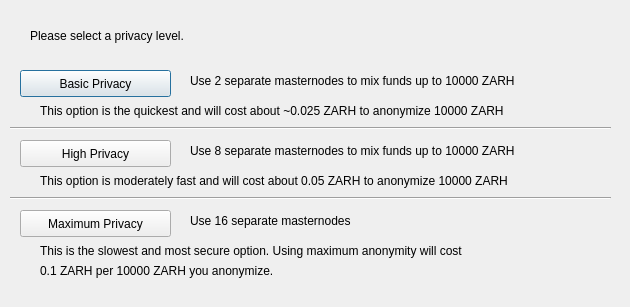
<?xml version="1.0" encoding="UTF-8"?>
<ui version="4.0">
 <class>DarksendConfig</class>
 <widget class="QDialog" name="DarksendConfig">
  <property name="geometry">
   <rect>
    <x>0</x>
    <y>0</y>
    <width>630</width>
    <height>307</height>
   </rect>
  </property>
  <property name="windowTitle">
   <string>Configure Darksend</string>
  </property>
  <widget class="QPushButton" name="buttonBasic">
   <property name="geometry">
    <rect>
     <x>20</x>
     <y>70</y>
     <width>151</width>
     <height>27</height>
    </rect>
   </property>
   <property name="text">
    <string>Basic Privacy</string>
   </property>
  </widget>
  <widget class="QPushButton" name="buttonHigh">
   <property name="geometry">
    <rect>
     <x>20</x>
     <y>140</y>
     <width>151</width>
     <height>27</height>
    </rect>
   </property>
   <property name="text">
    <string>High Privacy</string>
   </property>
  </widget>
  <widget class="QPushButton" name="buttonMax">
   <property name="geometry">
    <rect>
     <x>20</x>
     <y>210</y>
     <width>151</width>
     <height>27</height>
    </rect>
   </property>
   <property name="text">
    <string>Maximum Privacy</string>
   </property>
  </widget>
  <widget class="QLabel" name="label">
   <property name="geometry">
    <rect>
     <x>30</x>
     <y>20</y>
     <width>571</width>
     <height>31</height>
    </rect>
   </property>
   <property name="text">
    <string>Please select a privacy level.</string>
   </property>
  </widget>
  <widget class="QLabel" name="label_2">
   <property name="geometry">
    <rect>
     <x>190</x>
     <y>70</y>
     <width>421</width>
     <height>21</height>
    </rect>
   </property>
   <property name="text">
    <string>Use 2 separate masternodes to mix funds up to 10000 ZARH</string>
   </property>
  </widget>
  <widget class="QLabel" name="label_3">
   <property name="geometry">
    <rect>
     <x>190</x>
     <y>140</y>
     <width>411</width>
     <height>21</height>
    </rect>
   </property>
   <property name="text">
    <string>Use 8 separate masternodes to mix funds up to 10000 ZARH</string>
   </property>
  </widget>
  <widget class="QLabel" name="label_4">
   <property name="geometry">
    <rect>
     <x>190</x>
     <y>210</y>
     <width>421</width>
     <height>21</height>
    </rect>
   </property>
   <property name="text">
    <string>Use 16 separate masternodes</string>
   </property>
  </widget>
  <widget class="QLabel" name="label_6">
   <property name="geometry">
    <rect>
     <x>40</x>
     <y>100</y>
     <width>561</width>
     <height>21</height>
    </rect>
   </property>
   <property name="text">
    <string>This option is the quickest and will cost about ~0.025 ZARH to anonymize 10000 ZARH</string>
   </property>
  </widget>
  <widget class="QLabel" name="label_7">
   <property name="geometry">
    <rect>
     <x>40</x>
     <y>170</y>
     <width>561</width>
     <height>21</height>
    </rect>
   </property>
   <property name="text">
    <string>This option is moderately fast and will cost about 0.05 ZARH to anonymize 10000 ZARH</string>
   </property>
  </widget>
  <widget class="QLabel" name="label_8">
   <property name="geometry">
    <rect>
     <x>40</x>
     <y>240</y>
     <width>561</width>
     <height>21</height>
    </rect>
   </property>
   <property name="text">
    <string>This is the slowest and most secure option. Using maximum anonymity will cost</string>
   </property>
  </widget>
  <widget class="QLabel" name="label_9">
   <property name="geometry">
    <rect>
     <x>40</x>
     <y>260</y>
     <width>561</width>
     <height>21</height>
    </rect>
   </property>
   <property name="text">
    <string>0.1 ZARH per 10000 ZARH you anonymize.</string>
   </property>
  </widget>
  <widget class="Line" name="line">
   <property name="geometry">
    <rect>
     <x>10</x>
     <y>120</y>
     <width>601</width>
     <height>16</height>
    </rect>
   </property>
   <property name="orientation">
    <enum>Qt::Horizontal</enum>
   </property>
  </widget>
  <widget class="Line" name="line_2">
   <property name="geometry">
    <rect>
     <x>10</x>
     <y>190</y>
     <width>601</width>
     <height>16</height>
    </rect>
   </property>
   <property name="orientation">
    <enum>Qt::Horizontal</enum>
   </property>
  </widget>
 </widget>
 <resources/>
 <connections/>
</ui>
